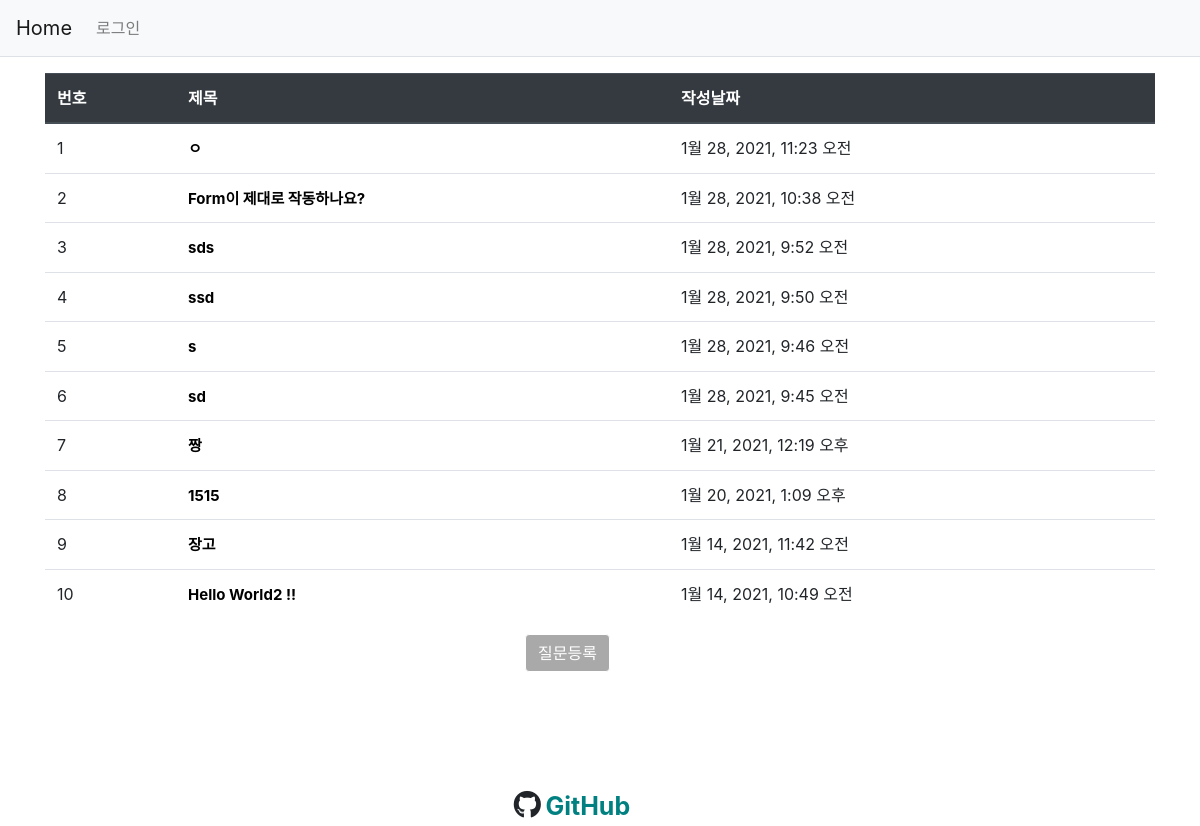
/, run on an earlier commit of the app's database.
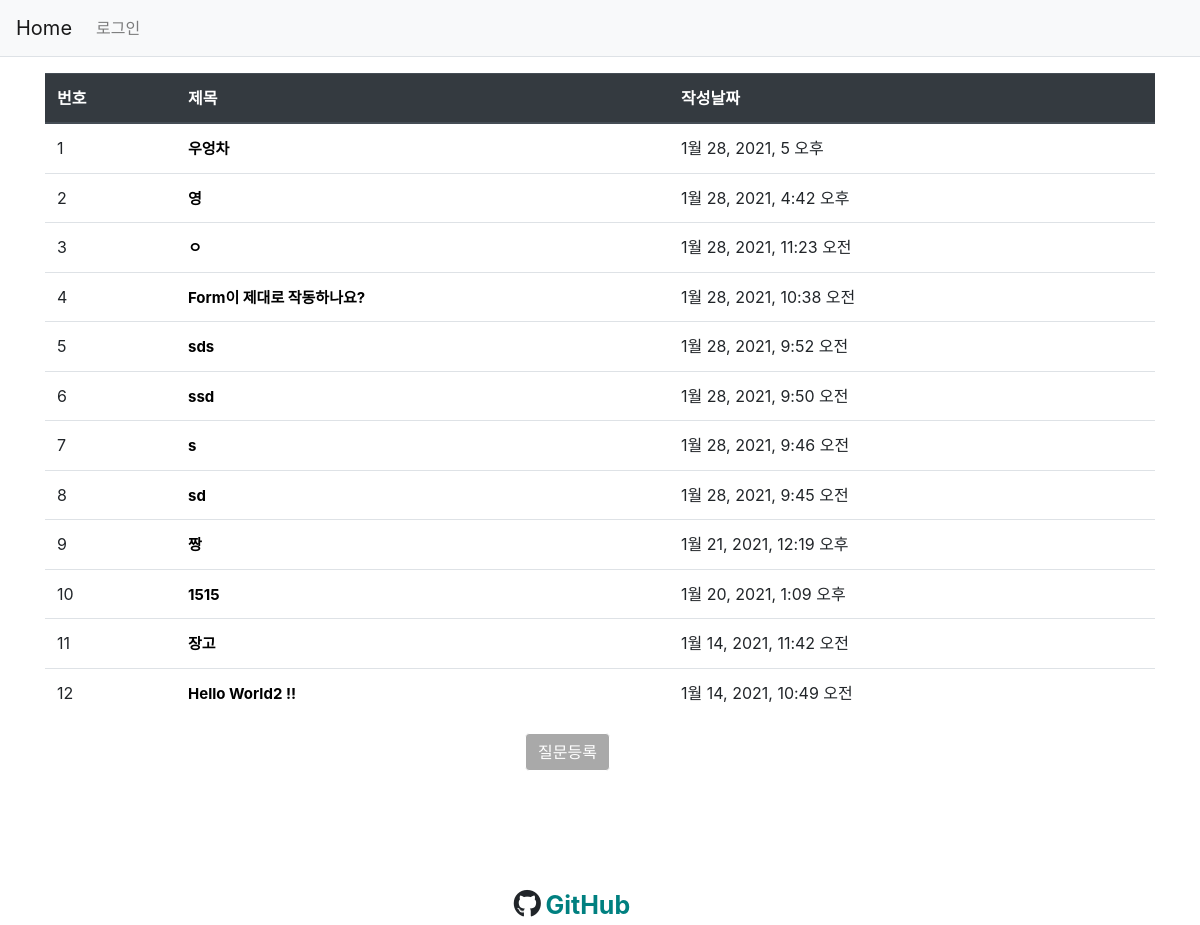
And on a later commit of the database.
### pybo/models.py (models this page shows, shortened)
class Question(models.Model):
    subject = models.CharField(max_length=200)  # 최대 200자 까지 입력 가능
    content = models.TextField()
    create_date = models.DateTimeField()
    photo = models.ImageField(upload_to="photo")

### pybo/views.py (the view)
# urls.py: path("", views.index, name="index"),
def index(request):
    question_list = Question.objects.order_by("-create_date")
    context = {"question_list": question_list}
    return render(request, "templates/index.html", context)

### templates/index.html (shortened to what this page needs)
{% extends 'base.html' %}
{% load static %}
{% block content %}
    <div class="container my-3">
        <table class="table">
            <thead>
                <tr class="thead-dark">
                    <th>번호</th>
                    <th>제목</th>
                    <th>작성날짜</th>
                </tr>
            </thead>
            <tbody>
                {% if question_list %}
                {% for i in question_list  %}
            <tr>
                <td>{{forloop.counter}} </td>
                <td>
                        <a  style="color: black; font-size: 15px; font-weight: bold;" href=" {% url 'pybo:detail' i.id  %} " >{{ i.subject }}</a>
                </td>
                <td>
                    {{i.create_date}}
                </td>
            </tr>
        {% endfor %}
    {% endif %}
            </tbody>
        </table>
        <a href=" {% url 'pybo:question_create' %}" class="btn btn-primary" style="position: relative; left:480px; color:  white; background-color: darkgray; border: 1px solid white;">질문등록</a>
    </div>
{% endblock  %}

What changed in the data, as far as the page shows it:
added Question: subject "우엉차", create_date "1월 28, 2021, 5 오후"
added Question: subject "영", create_date "1월 28, 2021, 4:42 오후"
